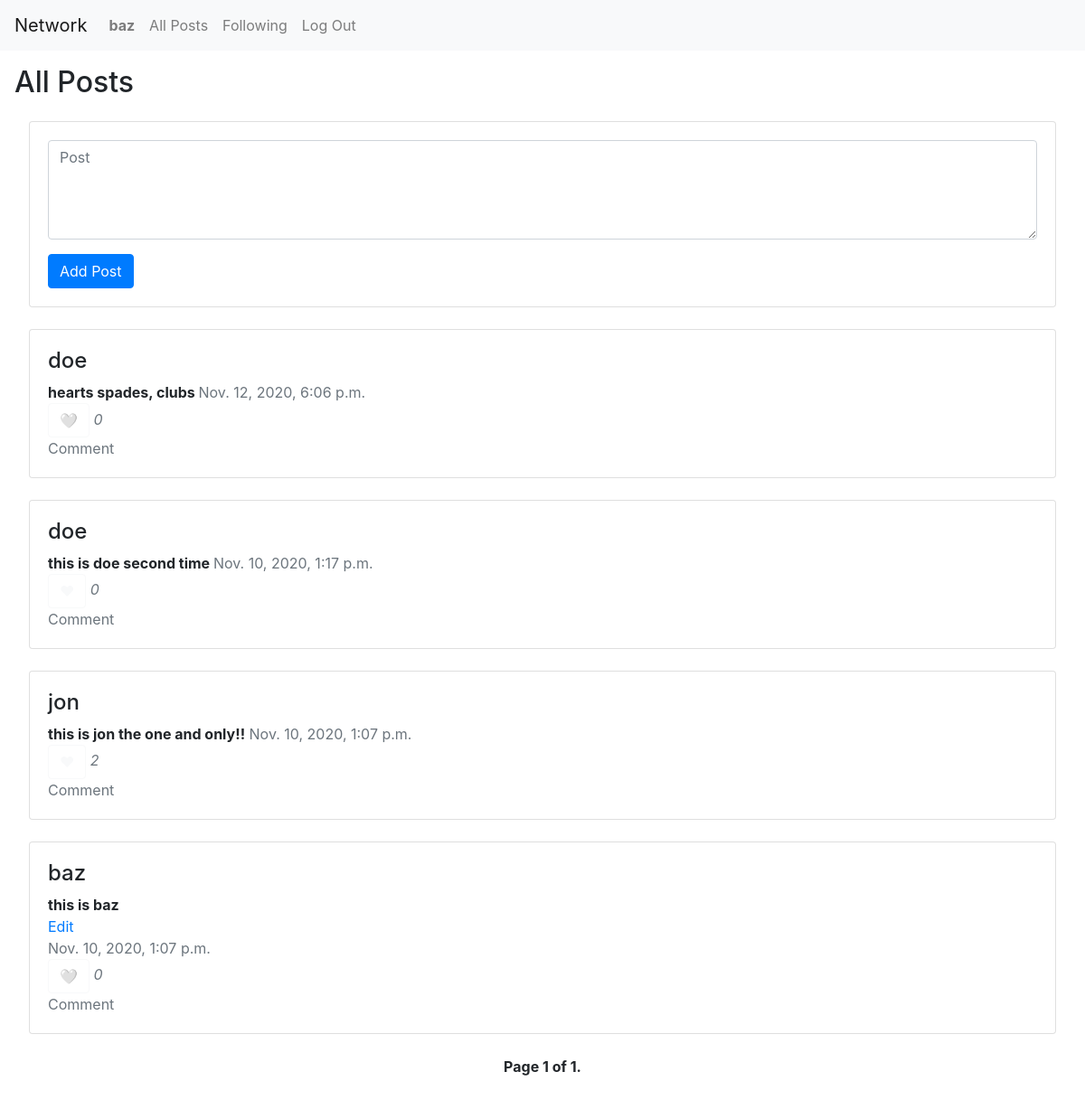
/ (signed in), run on the app's committed database.
### network/models.py (models this page shows)
class User(AbstractUser):
    pass

class NewPost(models.Model):
    creator = models.CharField(max_length=64)
    text = models.TextField(verbose_name="Description")
    image = models.URLField(blank=True, verbose_name="Image URL", null=True)
    like = models.IntegerField()
    timeStamp = models.DateTimeField(auto_now_add=True,null=True)
    liked = models.ManyToManyField(User, blank=True, related_name="liked_user")
    objects = models.Manager()

### network/views.py (the view)
# urls.py: path("", views.index, name="index"),
def index(request):
    form = NewPostForm(request.POST)
    posts = NewPost.objects.order_by("-timeStamp").all()
    paginator = Paginator(posts, 10)
    page_number = request.GET.get('page')
    page_obj = paginator.get_page(page_number)
    return render(request, "network/index.html", {
        "title" : "All Posts",
        "posts" : posts.order_by("-timeStamp").all(),
        "form": form,
        "page_obj" : page_obj
    })

### network/views.py
class NewPostForm(forms.Form):
    text = forms.CharField(widget=forms.Textarea(attrs={'placeholder' : 'Post', 'class' : 'form-control', 'rows' : 4}))

### network/templates/network/index.html (shortened to what this page needs)
{% extends "network/layout.html" %}
{% block body %}
    {% if title %}
        <h2>{{title}}</h2>
    {% endif %}
        <div class="card-column" style="padding: 1em;">
        {% if user.is_authenticated %}
            {% if title == "All Posts" %}
                <div class="card">
                    <div class="card-body">
                        <form action="{% url 'newpost' %}" method="post">
                            {% for item in form %}
                            <div class="form-group">{{ item }}</div>
                            {% endfor %}
                            <button class="btn btn-primary" type="submit">Add Post</button>
                        </form>
                    </div>
                </div>
                <br>
            {% endif %}
        {% endif %}
        {% if posts %}
            {% for post in page_obj %}
                <div class="card">
                    <div class="card-body">
                    <ul class="list-group list-group-horizontal" style="list-style-type: none;">
                        <li>
                            <a href="{% url 'profile' post.creator %}" style="color:inherit" id="creator-{{post.id}}"><h4>{{ post.creator }}</h4></a>
                            <strong id="post-{{post.id}}">{{ post.text }}</strong>
                            {% if request.user.username == post.creator %}
                                <a href="javascript:check_edit({{post.id}})" id="edit-{{post.id}}" style="display: block;">Edit</a>
                            {% endif %}
                            <a class="text-muted">{{ post.timeStamp }}<br>
                            {% if user.is_authenticated %}
                                {% if not request.user in post.liked.all %}
                                    <button class="btn btn-outline-light" id="like-{{post.id}}">🤍</button>
                                {% else %}
                                    <button class="btn btn-outline-light" id="like-{{post.id}}">❤</button>
                                {% endif %}
                            {% else %}
                                Likes:
                            {% endif %}
                            <i id="numLike-{{post.id}}">{{ post.like }}</i><br>
                            Comment</a>
                        </li>
                    </ul>
                    </div>
                </div>
                <br>
            {% endfor %}
            <div class="pagination justify-content-center">
                <span class="step-links">
                    <span class="current">
                        <strong>Page {{ page_obj.number }} of {{ page_obj.paginator.num_pages }}.</strong>
                    </span>
                </span>
            </div>
        {% endif %}
    </div>
{% endblock %}

### network/templates/network/layout.html (shortened to what this page needs)
{% load static %}
<!DOCTYPE html>
<html lang="en">
    <head>
        <link rel="stylesheet" href="https://stackpath.bootstrapcdn.com/bootstrap/4.4.1/css/bootstrap.min.css">
        <link href="{% static 'network/styles.css' %}" rel="stylesheet">
    </head>
    <body>
        <nav class="navbar navbar-expand-lg navbar-light bg-light">
            <a class="navbar-brand" href="{% url 'index' %}">Network</a>
            <div>
              <ul class="navbar-nav mr-auto">
                {% if user.is_authenticated %}
                    <li class="nav-item">
                        <a class="nav-link" href="{% url 'profile' user.username %}"><strong>{{ user.username }}</strong></a>
                    </li>
                {% endif %}
                <li class="nav-item">
                  <a class="nav-link" href="{% url 'index' %}">All Posts</a>
                </li>
                {% if user.is_authenticated %}
                    <li class="nav-item">
                        <a class="nav-link" href="{% url 'following' %}">Following</a>
                    </li>
                    <li class="nav-item">
                        <a class="nav-link" href="{% url 'logout' %}">Log Out</a>
                    </li>
                {% endif %}
              </ul>
            </div>
          </nav>
        <div class="body">
            <div style="padding: 1em;">
            {% block body %}
            {% endblock %}
            </div>
        </div>
    </body>
</html>

### data on the page
User: username "baz"
NewPost: creator "doe", text "hearts spades, clubs", timeStamp "Nov. 12, 2020, 6:06 p.m.", like "0"
NewPost: creator "doe", text "this is doe second time", timeStamp "Nov. 10, 2020, 1:17 p.m.", like "0"
NewPost: creator "jon", text "this is jon the one and only!!", timeStamp "Nov. 10, 2020, 1:07 p.m.", like "2"
NewPost: creator "baz", text "this is baz", timeStamp "Nov. 10, 2020, 1:07 p.m.", like "0"

### other printed values
{{ title }} "All Posts"
{{ page_obj.number }} "1"
{{ page_obj.paginator.num_pages }} "1"
